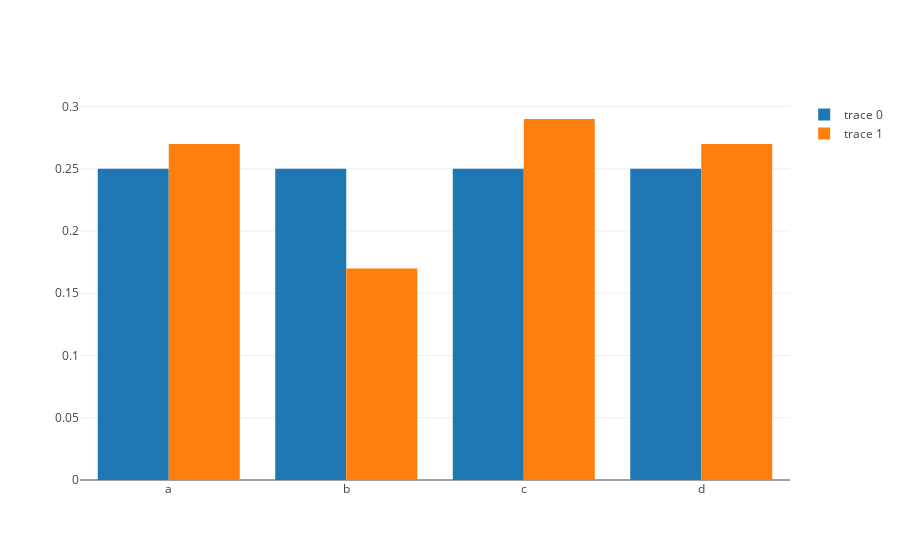

Notebook source saved alongside this figure:
### Code cell
b = go.Bar(dict(y = torch.tensor([ 0.25, 0.25, 0.25, 0.25 ]).numpy(), x=["a", "b", "c", "d"] ))
y = m.sample(torch.Size([100])).mean(0)
c = go.Bar(dict(y = y.numpy(), x=["a", "b", "c", "d"] ))
iplot([b, c])

### Figure 1 — Plotly figure (JSON) as saved in the notebook; plotly's stock layout.template omitted (floating-point values rounded to 4 significant figures)
{"data": [{"y": [0.25, 0.25, 0.25, 0.25], "x": ["a", "b", "c", "d"], "type": "bar", "uid": "8a0362ca-b528-11e8-aafa-0242ac1c0002"}, {"y": [0.27, 0.17, 0.29, 0.27], "x": ["a", "b", "c", "d"], "type": "bar", "uid": "8a036b8a-b528-11e8-aafa-0242ac1c0002"}], "layout": {}}
